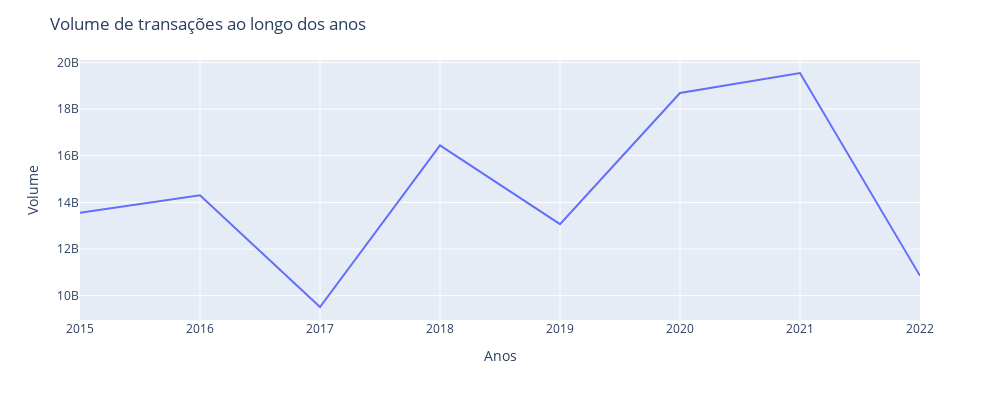

Notebook code for this chart:
### Markdown cell above
**Volume**

### Code cell
df_volume = df.groupby(['Year'], as_index=False)['Volume'].sum()

exibirTimeSeries(df_volume, 'Year', 'Volume', title='Volume de transações ao longo dos anos', ylabel='Volume', xlabel='Anos')

### Figure 1 — Plotly figure (JSON) as saved in the notebook; plotly's stock layout.template omitted (floating-point values rounded to 4 significant figures)
{"data": [{"hovertemplate": "Year=%{x}<br>Volume=%{y}<extra></extra>", "legendgroup": "", "line": {"color": "#636efa", "dash": "solid"}, "marker": {"symbol": "circle"}, "mode": "lines", "name": "", "orientation": "v", "showlegend": false, "type": "scatter", "x": [2015, 2016, 2017, 2018, 2019, 2020, 2021, 2022], "xaxis": "x", "y": [13552876300, 14303258400, 9515968100, 16443996900, 13069798800, 18686729100, 19545856400, 10850849700], "yaxis": "y"}], "layout": {"autosize": false, "height": 400, "legend": {"tracegroupgap": 0}, "margin": {"t": 60}, "title": {"text": "<span>Volume de transações ao longo dos anos</span>"}, "width": 1000, "xaxis": {"anchor": "y", "domain": [0, 1], "title": {"text": "<span>Anos</span>"}}, "yaxis": {"anchor": "x", "domain": [0, 1], "title": {"text": "<span>Volume</span>"}}}}
